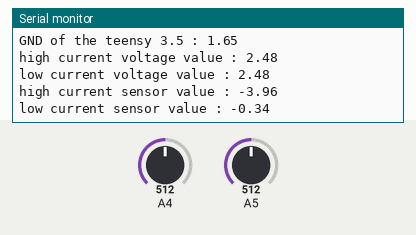
Recording of a sketch running on a simulated Arduino Mega 2560, built with avr-gcc and run on an emulated ATmega2560. Shown: the last lines printed to the serial monitor. The inputs (shaded band) are chosen by the test bench; at power-on: A4 = 512, A5 = 512.

Above: at 1.2 s.
1.3 s: A4 set to 716
4.3 s: A5 set to 716
At 6.6 s:
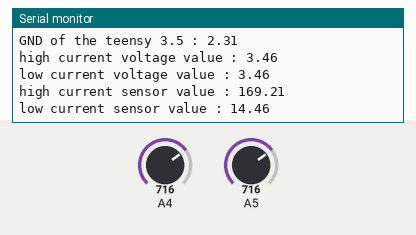
7.3 s: A4 set to 900
10.3 s: A5 set to 900
At 10.8 s:
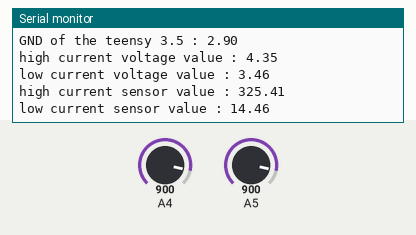

The sketch:

test_current_sensor.ino
```cpp
int HighCurrentsensorPin = 20;    // select the input pin for the potentiometer
int LowCurrentsensorPin = 21;    // select the input pin for the potentiometer
int TeensyGNDPin = 22;    // select the input pin for the potentiometer
int PowerFromMACPin = 23;    // select the input pin for the potentiometer

float HighCurrentsensorValue = 0;  // variable to store the value coming from the sensor
float LowCurrentsensorValue = 0;  // variable to store the value coming from the sensor
float PowerFromMACValue = 0;  // variable to store the value coming from the sensor
float TeensyGNDValue = 0;  // variable to store the value coming from the sensor
float PowerFromMACTrueValue = 3.3;    // select the input pin for the potentiometer


void setup() {Serial.begin(9600);

}

void loop() {
  // read the value from the sensor:
  HighCurrentsensorValue = analogRead(HighCurrentsensorPin);
    // read the value from the sensor:
  LowCurrentsensorValue = analogRead(LowCurrentsensorPin);
    // read the value from the sensor:
  TeensyGNDValue = analogRead(HighCurrentsensorPin);
    // read the value from the sensor:
  PowerFromMACValue = analogRead(LowCurrentsensorPin);
  Serial.print("5V power from the MAC : ");
  Serial.println(PowerFromMACValue*PowerFromMACTrueValue/1023);
  Serial.print("GND of the teensy 3.5 : ");
  Serial.println(TeensyGNDValue*PowerFromMACTrueValue/1023);
  Serial.print("high current voltage value : ");
  Serial.println(HighCurrentsensorValue*PowerFromMACTrueValue/1023*1.5);
  Serial.print("low current voltage value : ");
  Serial.println(LowCurrentsensorValue*PowerFromMACTrueValue/1023*1.5);
  Serial.print("high current sensor value : ");
  Serial.println(((HighCurrentsensorValue*PowerFromMACTrueValue/1023*1.5)-2.5)/0.0057);
  Serial.print("low current sensor value : ");
  Serial.println(((LowCurrentsensorValue*PowerFromMACTrueValue/1023*1.5)-2.5)/0.0667);
  delay(5000);

}
```

Measured:
- after the input at 4.3 s, the serial monitor: prints a new line after 0.84 s (image 1)
